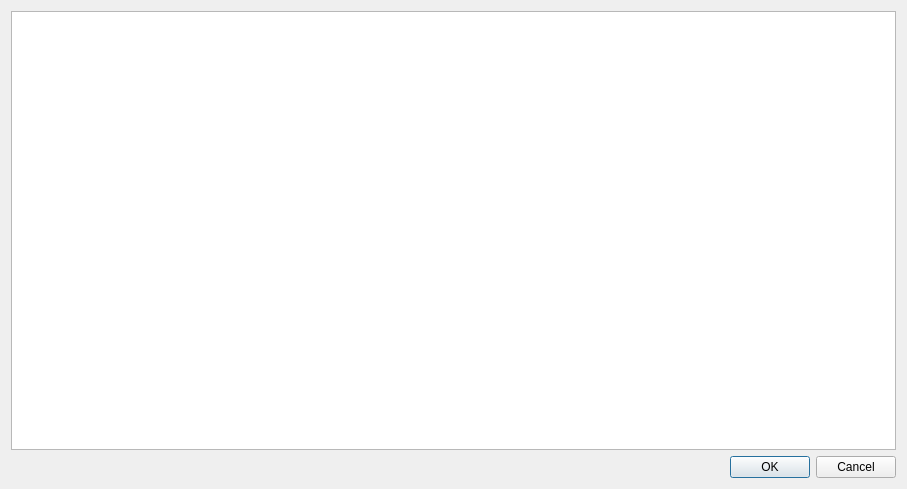
<?xml version="1.0" encoding="UTF-8"?>
<ui version="4.0">
 <class>FindRelaties</class>
 <widget class="QDialog" name="FindRelaties">
  <property name="geometry">
   <rect>
    <x>0</x>
    <y>0</y>
    <width>907</width>
    <height>489</height>
   </rect>
  </property>
  <property name="windowTitle">
   <string>Dialog</string>
  </property>
  <layout class="QVBoxLayout" name="verticalLayout">
   <item>
    <widget class="QTableView" name="tvZoeken">
     <property name="alternatingRowColors">
      <bool>true</bool>
     </property>
     <property name="selectionBehavior">
      <enum>QAbstractItemView::SelectRows</enum>
     </property>
     <property name="sortingEnabled">
      <bool>false</bool>
     </property>
    </widget>
   </item>
   <item>
    <widget class="QDialogButtonBox" name="buttonBox">
     <property name="orientation">
      <enum>Qt::Horizontal</enum>
     </property>
     <property name="standardButtons">
      <set>QDialogButtonBox::Cancel|QDialogButtonBox::Ok</set>
     </property>
    </widget>
   </item>
  </layout>
 </widget>
 <resources/>
 <connections>
  <connection>
   <sender>buttonBox</sender>
   <signal>accepted()</signal>
   <receiver>FindRelaties</receiver>
   <slot>accept()</slot>
   <hints>
    <hint type="sourcelabel">
     <x>248</x>
     <y>254</y>
    </hint>
    <hint type="destinationlabel">
     <x>157</x>
     <y>274</y>
    </hint>
   </hints>
  </connection>
  <connection>
   <sender>buttonBox</sender>
   <signal>rejected()</signal>
   <receiver>FindRelaties</receiver>
   <slot>reject()</slot>
   <hints>
    <hint type="sourcelabel">
     <x>316</x>
     <y>260</y>
    </hint>
    <hint type="destinationlabel">
     <x>286</x>
     <y>274</y>
    </hint>
   </hints>
  </connection>
 </connections>
</ui>
